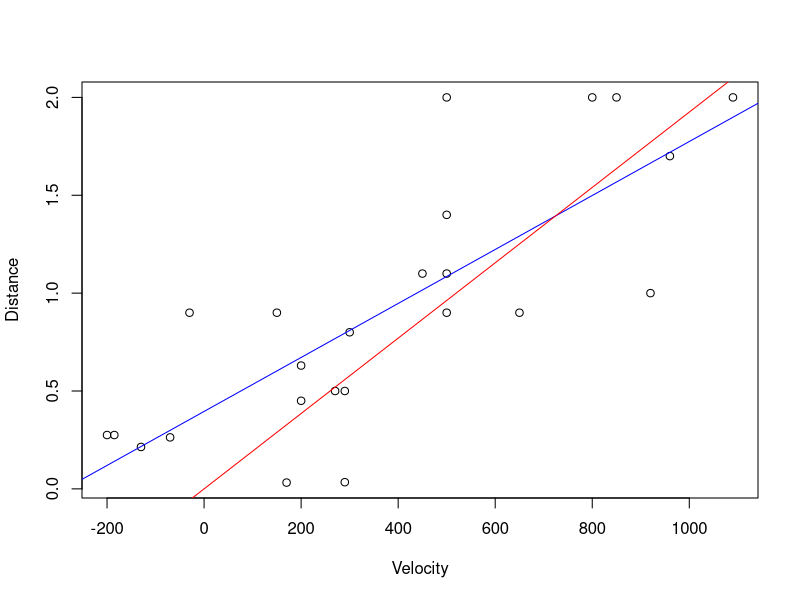

Write the R code that produced this figure.
# Load libraries
library(ggplot2)
library(dplyr)
library(tidyr)

# Set working directory
setwd("D:/Assignment/R_Assignment03")

#Import Data 
data     <- data.frame(
  Nebula  =  c("S. Mag.","L. Mag.", "NGC 6822", "NGC 598", "NGC 221",
              "NGC 224" , "NGC 5457", "NGC 4736", "NGC 5194", "NGC 4449",
              "NGC 4214", "NGC 3031", "NGC 3627", "NGC 4626", "NGC 5236",
              "NGC 1068", "NGC 5055", "NGC 7331", "NGC 4258", "NGC 4151",
              "NGC 4382", "NGC 4472", "NGC 4486", "NGC 4649"),
  Velocity =  c(170,290,-130,-70,-185,-200,200,290,270,200,300,
                -30,650,150,500,920,450,500,500,960,500,850,800,1090),
  Distance =  c(0.032,0.034,0.214,0.263,0.275,0.275,0.450,0.500,0.500,
                0.630,0.800,0.900,0.900,0.900,0.900,1.000,1.100,
                1.100,1.400,1.700,2.000,2.000,2.000,2.000)
                
  )
Data      <-  as_tibble(data)

#5.1 Scatter plot
plot( Distance  ~ Velocity , data=Data)

#5.2 Linear trend
fit <- lm(Distance  ~ Velocity ,data=Data)
summary(fit)
abline(fit, col="blue")

#5.3 Address the first assumption with regression results
fit_assumption1 <- lm(Distance  ~ Velocity-1 ,data=Data)
abline(fit_assumption1, col="red")
summary(fit_assumption1)
# Estimate the  the age of the universe(Million years)
Universe_Age = fit_assumption1$coefficients*30.9*10^18/60/60/24/365/10^8
sprintf("ÓîÖæµÄÄêÁäÊÇ %f ÒÚÄê",Universe_Age)

#5.4
#ÔÚreportÖÐ

# good work
